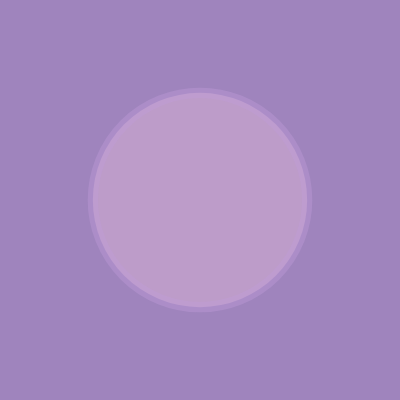
Frame 1 (no input)
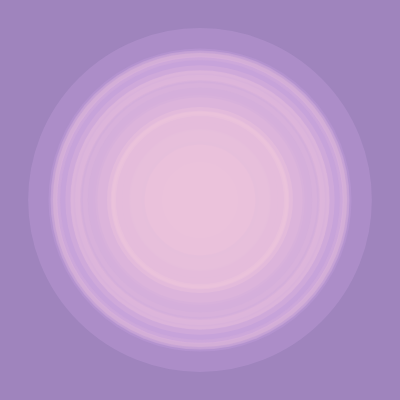
Frame 60 (no input)
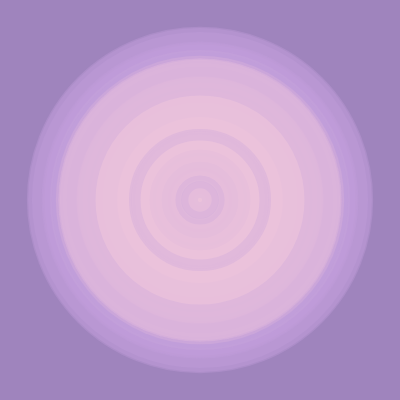
Frame 120 (the mouse pressed at the canvas centre since frame 60)

The p5.js sketch that drew these frames (run headless with seeded random() and noise() and a simulated clock; from frame 60 on, the mouse is pressed at the canvas centre):

// p5.js sketch
// ── sketch.js
const width = 400;
const height = 400;

let size = 200;
let lineWeight = 4;

function setup() {
	createCanvas(width, height);
	background(159, 132, 189);
}

function draw() {
	stroke(192, 155, 216, 100);
	fill(235, 195, 219, 100);

	size = random(300);
	lineWeight = random(50);

	strokeWeight(lineWeight);
	circle(width / 2, height / 2, size);
}
